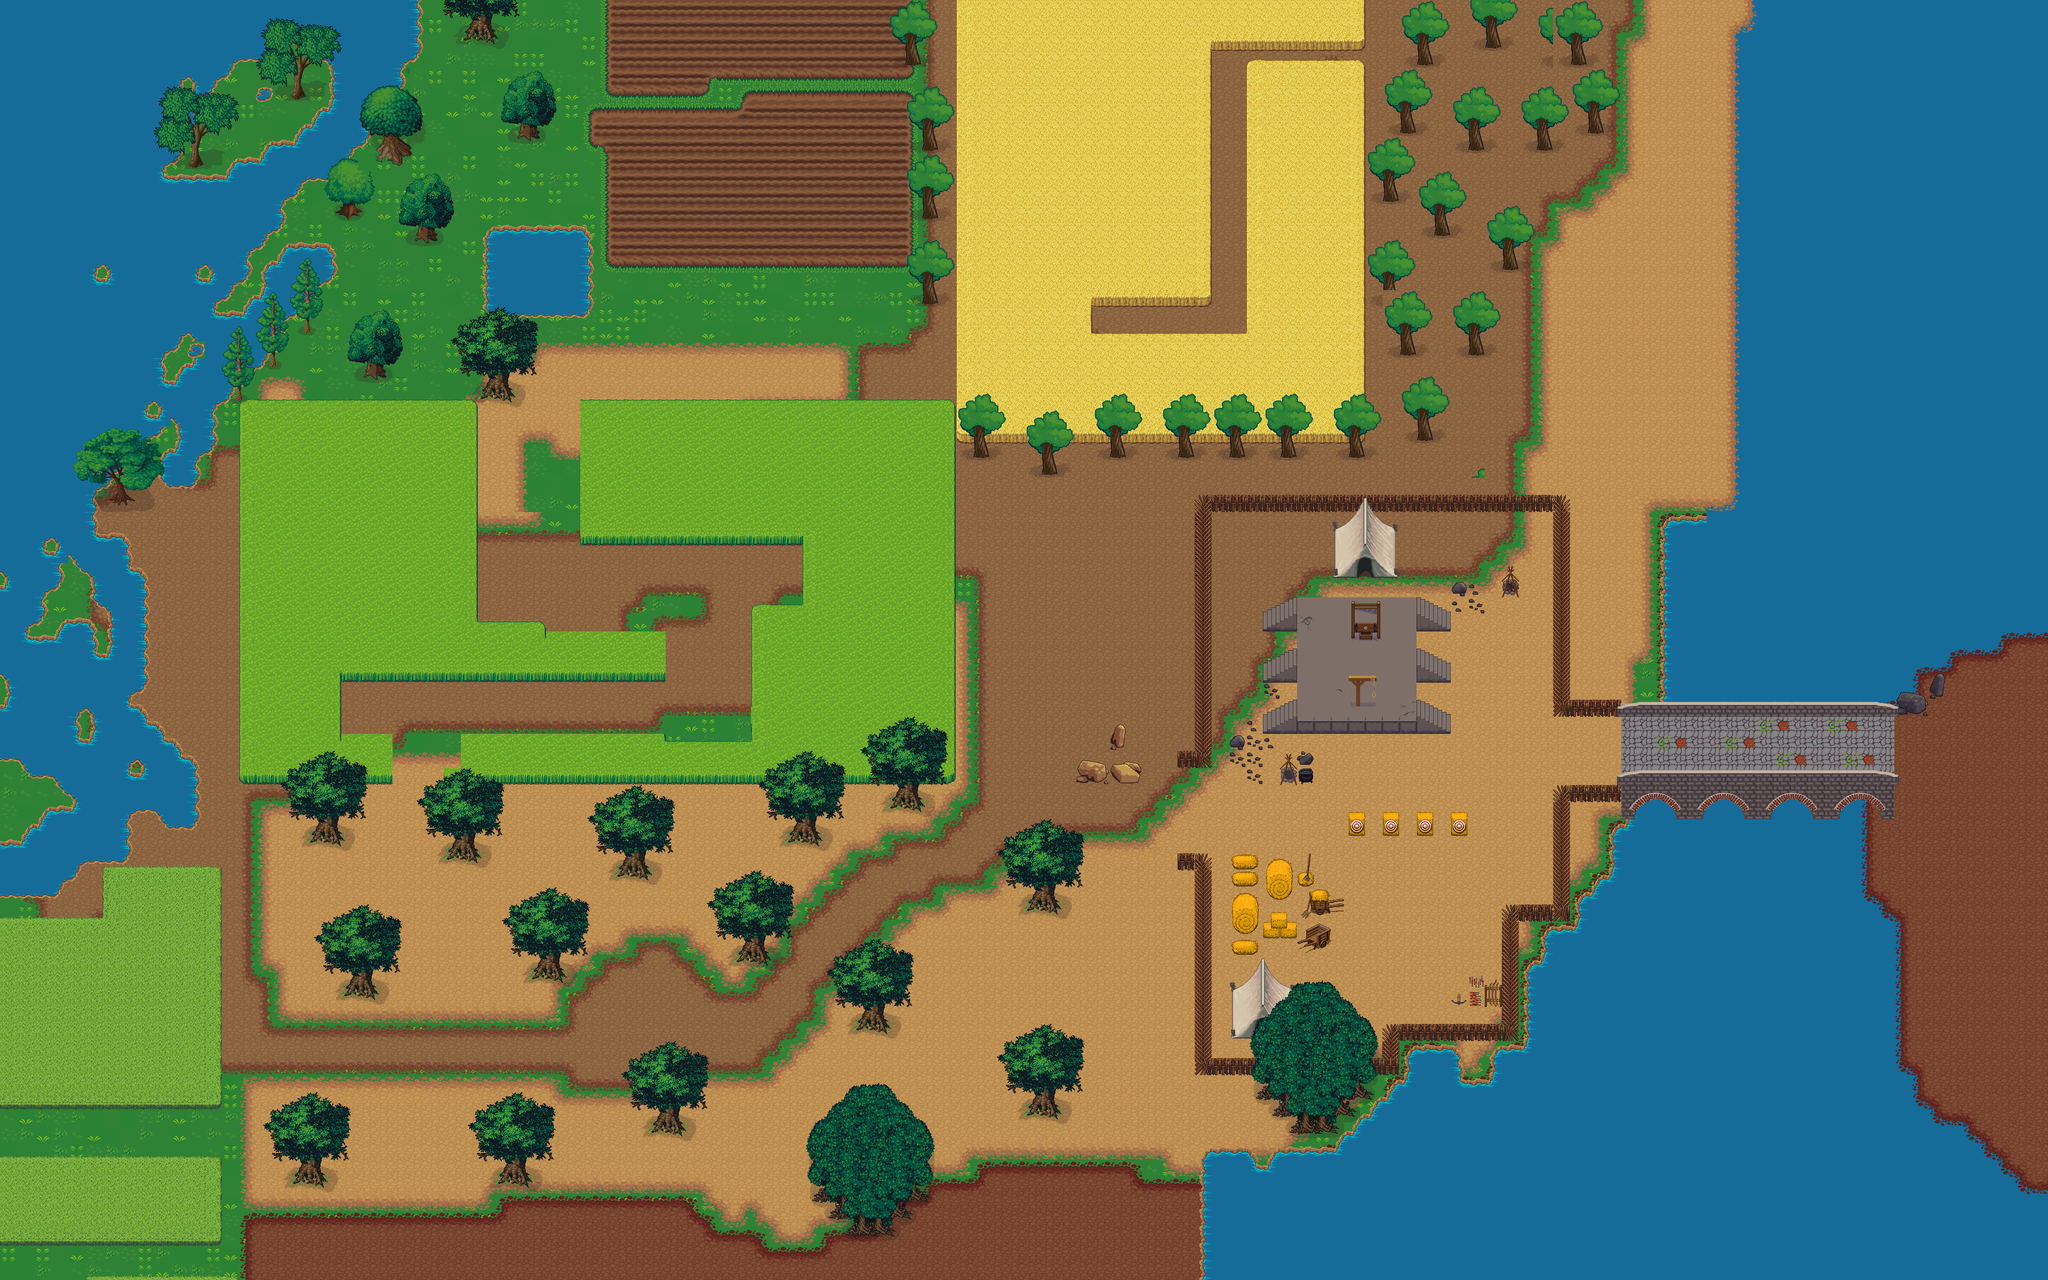

The image is a tile-based game level rendered from a .tmx file. Its description and source (layers, tilesets, objects; grid data summarised) follow:
An orthogonal 120x75 tile map with 32x32 px tiles, 14 tile layers (Water, Grass, Mati, Mati Textures, ...), 6 tilesets and 6 objects.

<map version="1.2" tiledversion="1.2.5" orientation="orthogonal" renderorder="right-down" width="120" height="75" tilewidth="32" tileheight="32" infinite="0" nextlayerid="108" nextobjectid="12">
 <tileset firstgid="1" name="terrain" tilewidth="32" tileheight="32" tilecount="1024" columns="32">
  <image source="Assets/terrain.png" trans="000000" width="1024" height="1024" />
  <terraintypes>
   <terrain name="Jomi" tile="0" />
   <terrain name="River Sides" tile="123" />
   <terrain name="Dhan Green" tile="301" />
   <terrain name="Mati" tile="97" />
   <terrain name="Dhan Brown" tile="97" />
   <terrain name="Mati Brown" tile="100" />
   <terrain name="Fire Land" tile="112" />
   <terrain name="Grass" tile="298" />
   <terrain name="Mati Dark" tile="103" />
  </terraintypes>
  <tile id="1" terrain="3,3,3," />
  <tile id="2" terrain="3,3,,3" />
  <tile id="4" terrain="5,5,5," />
  <tile id="5" terrain="5,5,,5" />
  <tile id="7" terrain="8,8,8," />
  <tile id="8" terrain="8,8,,8" />
  <tile id="16" terrain="6,6,6," />
  <tile id="17" terrain="6,6,,6" />
  <tile id="28" terrain="1,1,1," />
  <tile id="29" terrain="1,1,,1" />
  <tile id="33" terrain="3,,3,3" />
  <tile id="34" terrain=",3,3,3" />
  <tile id="36" terrain="5,,5,5" />
  <tile id="37" terrain=",5,5,5" />
  <tile id="39" terrain="8,,8,8" />
  <tile id="40" terrain=",8,8,8" />
  <tile id="48" terrain="6,,6,6" />
  <tile id="49" terrain=",6,6,6" />
  <tile id="60" terrain="1,,1,1" />
  <tile id="61" terrain=",1,1,1" />
  <tile id="64" terrain=",,,3" />
  <tile id="65" terrain=",,3,3" />
  <tile id="66" terrain=",,3," />
  <tile id="67" terrain=",,,5" />
  <tile id="68" terrain=",,5,5" />
  <tile id="69" terrain=",,5," />
  <tile id="70" terrain=",,,8" />
  <tile id="71" terrain=",,8,8" />
  <tile id="72" terrain=",,8," />
  <tile id="79" terrain=",,,6" />
  <tile id="80" terrain=",,6,6" />
  <tile id="81" terrain=",,6," />
  <tile id="91" terrain=",,,1" />
  <tile id="92" terrain=",,1,1" />
  <tile id="93" terrain=",,1," />
  <tile id="96" terrain=",3,,3" />
  <tile id="97" terrain="3,3,3,3" />
  <tile id="98" terrain="3,,3," />
  <tile id="99" terrain=",5,,5" />
  <tile id="100" terrain="5,5,5,5" />
  <tile id="101" terrain="5,,5," />
  <tile id="102" terrain=",8,,8" />
  <tile id="103" terrain="8,8,8,8" />
  <tile id="104" terrain="8,,8," />
  <tile id="111" terrain=",6,,6" />
  <tile id="112" terrain="6,6,6,6" />
  <tile id="113" terrain="6,,6," />
  <tile id="123" terrain=",1,,1" />
  <tile id="124" terrain="1,1,1,1" />
  <tile id="125" terrain="1,,1," />
  <tile id="128" terrain=",3,," />
  <tile id="129" terrain="3,3,," />
  <tile id="130" terrain="3,,," />
  <tile id="131" terrain=",5,," />
  <tile id="132" terrain="5,5,," />
  <tile id="133" terrain="5,,," />
  <tile id="134" terrain=",8,," />
  <tile id="135" terrain="8,8,," />
  <tile id="136" terrain="8,,," />
  <tile id="143" terrain=",6,," />
  <tile id="144" terrain="6,6,," />
  <tile id="145" terrain="6,,," />
  <tile id="155" terrain=",1,," />
  <tile id="156" terrain="1,1,," />
  <tile id="157" terrain="1,,," />
  <tile id="175">
   <animation>
    <frame tileid="175" duration="500" />
    <frame tileid="176" duration="500" />
    <frame tileid="177" duration="500" />
   </animation>
  </tile>
  <tile id="187">
   <animation>
    <frame tileid="187" duration="500" />
    <frame tileid="188" duration="500" />
    <frame tileid="189" duration="500" />
   </animation>
  </tile>
  <tile id="202" terrain="7,7,7," />
  <tile id="203" terrain="7,7,,7" />
  <tile id="205" terrain="2,2,2," />
  <tile id="206" terrain="2,2,,2" />
  <tile id="208" terrain="4,4,4," />
  <tile id="209" terrain="4,4,,4" />
  <tile id="234" terrain="7,,7,7" />
  <tile id="235" terrain=",7,7,7" />
  <tile id="237" terrain="2,,2,2" />
  <tile id="238" terrain=",2,2,2" />
  <tile id="240" terrain="4,,4,4" />
  <tile id="241" terrain=",4,4,4" />
  <tile id="265" terrain=",,,7" />
  <tile id="266" terrain=",,7,7" />
  <tile id="267" terrain=",,7," />
  <tile id="268" terrain=",,,2">
   <objectgroup draworder="index">
    <object id="5" x="20.9091" y="13.1818" width="11.0909" height="18.7273" />
    <object id="6" x="15.2727" y="13.1818" width="7.90909" height="18.8182" />
    <object id="7" x="10.1818" y="15.1818" width="5.63636" height="16.6364" />
    <object id="8" x="10.7273" y="14.5455" width="4.54545" height="5" />
    <object id="9" x="5" y="15.4545" width="6.27273" height="16.2727" />
    <object id="10" x="1.18182" y="19.4545" width="6.27273" height="12.4545" />
   </objectgroup>
  </tile>
  <tile id="269" terrain=",,2,2" />
  <tile id="270" terrain=",,2," />
  <tile id="271" terrain=",,,4" />
  <tile id="272" terrain=",,4,4" />
  <tile id="273" terrain=",,4," />
  <tile id="297" terrain=",7,,7" />
  <tile id="298" terrain="7,7,7,7" />
  <tile id="299" terrain="7,,7," />
  <tile id="300" terrain=",2,,2" />
  <tile id="301" terrain="2,2,2,2" />
  <tile id="302" terrain="2,,2," />
  <tile id="303" terrain=",4,,4" />
  <tile id="304" terrain="4,4,4,4" />
  <tile id="305" terrain="4,,4," />
  <tile id="329" terrain=",7,," />
  <tile id="330" terrain="7,7,," />
  <tile id="331" terrain="7,,," />
  <tile id="332" terrain=",2,," />
  <tile id="333" terrain="2,2,," />
  <tile id="334" terrain="2,,," />
  <tile id="335" terrain=",4,," />
  <tile id="336" terrain="4,4,," />
  <tile id="337" terrain="4,,," />
  <tile id="580" terrain="0,0,0," />
  <tile id="581" terrain="0,0,,0" />
  <tile id="612" terrain="0,,0,0" />
  <tile id="613" terrain=",0,0,0" />
  <tile id="643" terrain=",,,0" />
  <tile id="644" terrain=",,0,0" />
  <tile id="645" terrain=",,0," />
  <tile id="675" terrain=",0,,0" />
  <tile id="676" terrain="0,0,0,0" />
  <tile id="677" terrain="0,,0," />
  <tile id="707" terrain=",0,," />
  <tile id="708" terrain="0,0,," />
  <tile id="709" terrain="0,,," />
 </tileset>
 <tileset firstgid="1025" name="trees-pale" tilewidth="32" tileheight="32" tilecount="1024" columns="32">
  <image source="Assets/trees-pale.png" trans="000000" width="1024" height="1024" />
 </tileset>
 <tileset firstgid="2049" name="decorations-medieval" tilewidth="32" tileheight="32" tilecount="1024" columns="16">
  <image source="Assets/decorations-medieval.png" trans="000000" width="512" height="2048" />
 </tileset>
 <tileset firstgid="3073" name="PathAndObjects" tilewidth="32" tileheight="32" tilecount="256" columns="16">
  <image source="Assets/PathAndObjects.png" trans="000000" width="512" height="512" />
 </tileset>
 <tileset firstgid="3329" name="fence_medieval" tilewidth="32" tileheight="32" tilecount="512" columns="16">
  <image source="Assets/fence_medieval.png" trans="000000" width="512" height="1024" />
  <terraintypes>
   <terrain name="Fench" tile="137" />
  </terraintypes>
 </tileset>
 <tileset firstgid="3841" name="stone-bridge2" tilewidth="32" tileheight="32" tilecount="160" columns="16">
  <image source="Assets/stone-bridge2.png" trans="000000" width="512" height="320" />
 </tileset>
 <layer id="92" name="Water" width="120" height="75" locked="1">
  <data>[9000 cells, 7485 non-empty, 1 distinct tile ids]</data>
 </layer>
 <layer id="93" name="Grass" width="120" height="75" locked="1">
  <data>[9000 cells, 9000 non-empty, 9 distinct tile ids]</data>
 </layer>
 <layer id="94" name="Mati" width="120" height="75" locked="1">
  <data>[9000 cells, 5679 non-empty, 37 distinct tile ids]</data>
 </layer>
 <layer id="95" name="Mati Textures" width="120" height="75" locked="1">
  <data>[9000 cells, 29 non-empty, 21 distinct tile ids]</data>
 </layer>
 <layer id="96" name="River" width="120" height="75" locked="1">
  <data>[9000 cells, 1199 non-empty, 15 distinct tile ids]</data>
 </layer>
 <layer id="99" name="Khet" width="120" height="75" locked="1">
  <data>[9000 cells, 1612 non-empty, 58 distinct tile ids]</data>
 </layer>
 <layer id="100" name="Khet Pass" width="120" height="75" locked="1">
  <data>[9000 cells, 306 non-empty, 12 distinct tile ids]</data>
 </layer>
 <layer id="101" name="Fench" width="120" height="75" locked="1">
  <data>[9000 cells, 107 non-empty, 8 distinct tile ids]</data>
 </layer>
 <layer id="107" name="Bridge backside" width="120" height="75" locked="1">
  <data>[9000 cells, 82 non-empty, 18 distinct tile ids]</data>
 </layer>
 <layer id="106" name="Bridge" width="120" height="75" locked="1">
  <data>[9000 cells, 50 non-empty, 18 distinct tile ids]</data>
 </layer>
 <layer id="102" name="Army Camp 1" width="120" height="75" locked="1">
  <data>[9000 cells, 93 non-empty, 20 distinct tile ids]</data>
 </layer>
 <layer id="103" name="Army Camp Objects" width="120" height="75" locked="1">
  <data>[9000 cells, 53 non-empty, 35 distinct tile ids]</data>
 </layer>
 <layer id="104" name="Trees" width="120" height="75" locked="1">
  <data>[9000 cells, 1221 non-empty, 244 distinct tile ids]</data>
 </layer>
 <layer id="105" name="Collision" width="120" height="75" locked="1">
  <data>[9000 cells, 0 non-empty, 0 distinct tile ids]</data>
 </layer>
</map>
